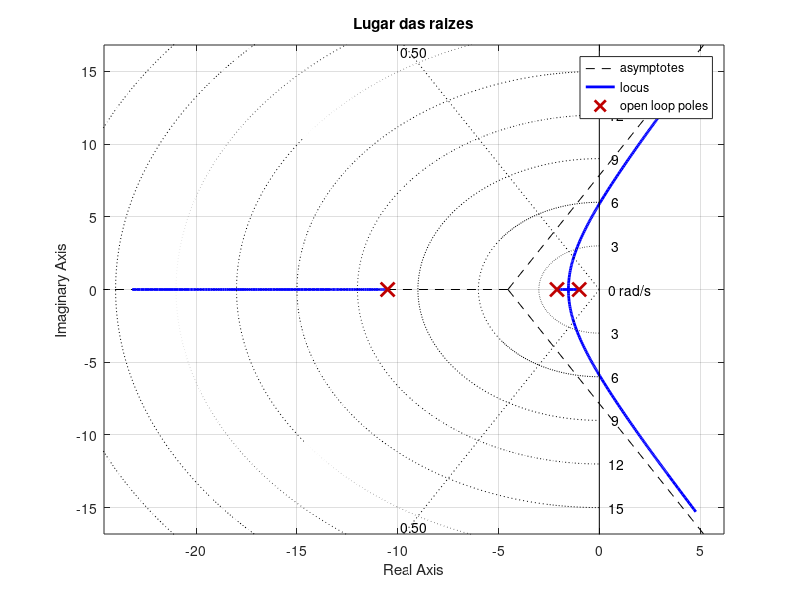

Reproduce this figure in MATLAB. (Note: this script raises an error after producing the figure.)
%% a06 - Lugar das raízes: ponto de partida, K para zeta, K crítico
% =========================================================================
% EQUAÇÕES
%   1 + K*G(s) = 0      condição de ângulo: angle(G) = 180°
%                       condição de módulo: K = 1/|G(s)|
%   Ponto de partida:   dK/ds = 0  ->  N'D - ND' = 0
%   Reta de zeta:       theta = acos(zeta) medido a partir do eixo real negativo
%   K crítico:          cruzamento com eixo jw (Routh ou margin)
%   Assíntotas:  sigma_a = (soma polos - soma zeros)/(np - nz)
%                theta_a = (2m+1)*180/(np - nz)
% =========================================================================
clear; clc; close all
s = tf('s');
G = 1/((s+1)*(s+2.1)*(s+10.5));

%% 1) Desenhar
figure; rlocus(G); grid on; title('Lugar das raizes')
sgrid(0.5, [])                          % reta de zeta = 0.5

%% 2) Ponto de partida (polos reais viram complexos)
[sb, Kb] = ponto_partida(G);            % s ~ -1.533 ; K ~ 2.71

%% 3) K para um zeta (ou %OS) desejado
[K05, p05] = k_para_zeta(G, 0.5);       % K ~ 49.69
OS   = 20;
zeta = -log(OS/100)/sqrt(pi^2 + log(OS/100)^2);
[K20, p20] = k_para_zeta(G, zeta);      % K ~ 58.87

%% 4) K crítico
[Gm, ~, Wcg] = margin(G);
fprintf('K critico = %.4f   w = %.4f rad/s\n', Gm, Wcg);

%% 5) Assíntotas
p  = pole(G); z = zero(G);
na = numel(p) - numel(z);
sigma_a = (sum(p) - sum(z))/na
theta_a = (2*(0:na-1)+1)*180/na

%% 6) Conferir: polos com o K encontrado
pole(feedback(K05*G, 1))

%% 7) Clicar no gráfico para ler K (opcional)
% figure; rlocus(G); [Kc, polos] = rlocfind(G)
